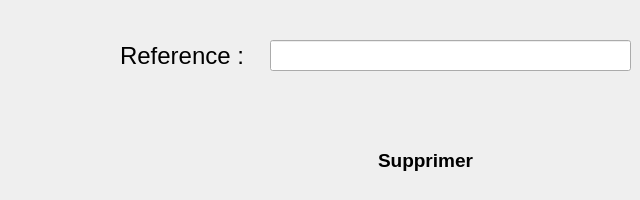
     <widget class="QWidget" name="tab_5">
      <attribute name="title">
       <string>Suppression</string>
      </attribute>
      <widget class="QLabel" name="label_11">
       <property name="geometry">
        <rect>
         <x>120</x>
         <y>40</y>
         <width>131</width>
         <height>31</height>
        </rect>
       </property>
       <property name="font">
        <font>
         <pointsize>18</pointsize>
        </font>
       </property>
       <property name="text">
        <string>Reference :</string>
       </property>
      </widget>
      <widget class="QLineEdit" name="lineEdit_reference_suppression">
       <property name="geometry">
        <rect>
         <x>270</x>
         <y>40</y>
         <width>361</width>
         <height>31</height>
        </rect>
       </property>
       <property name="styleSheet">
        <string notr="true">border-image: white</string>
       </property>
       <property name="maxLength">
        <number>8</number>
       </property>
      </widget>
      <widget class="QPushButton" name="pushButton_supprimer">
       <property name="geometry">
        <rect>
         <x>350</x>
         <y>130</y>
         <width>151</width>
         <height>61</height>
        </rect>
       </property>
       <property name="font">
        <font>
         <pointsize>14</pointsize>
         <weight>75</weight>
         <bold>true</bold>
        </font>
       </property>
       <property name="styleSheet">
        <string notr="true">border-image: url(:/new/prefix2/orange.png);
border-radius:25px;
</string>
       </property>
       <property name="text">
        <string>Supprimer</string>
       </property>
      </widget>
     </widget>
